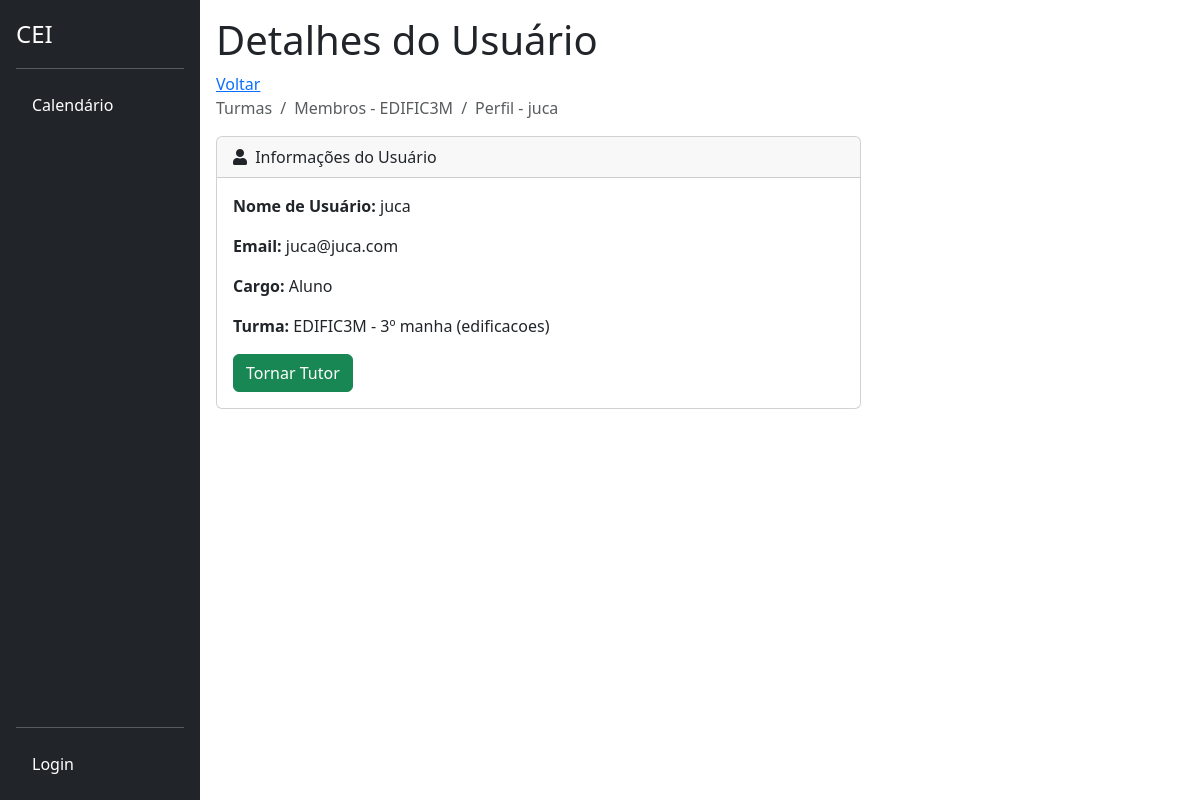
The app's page /user/15/, older data.
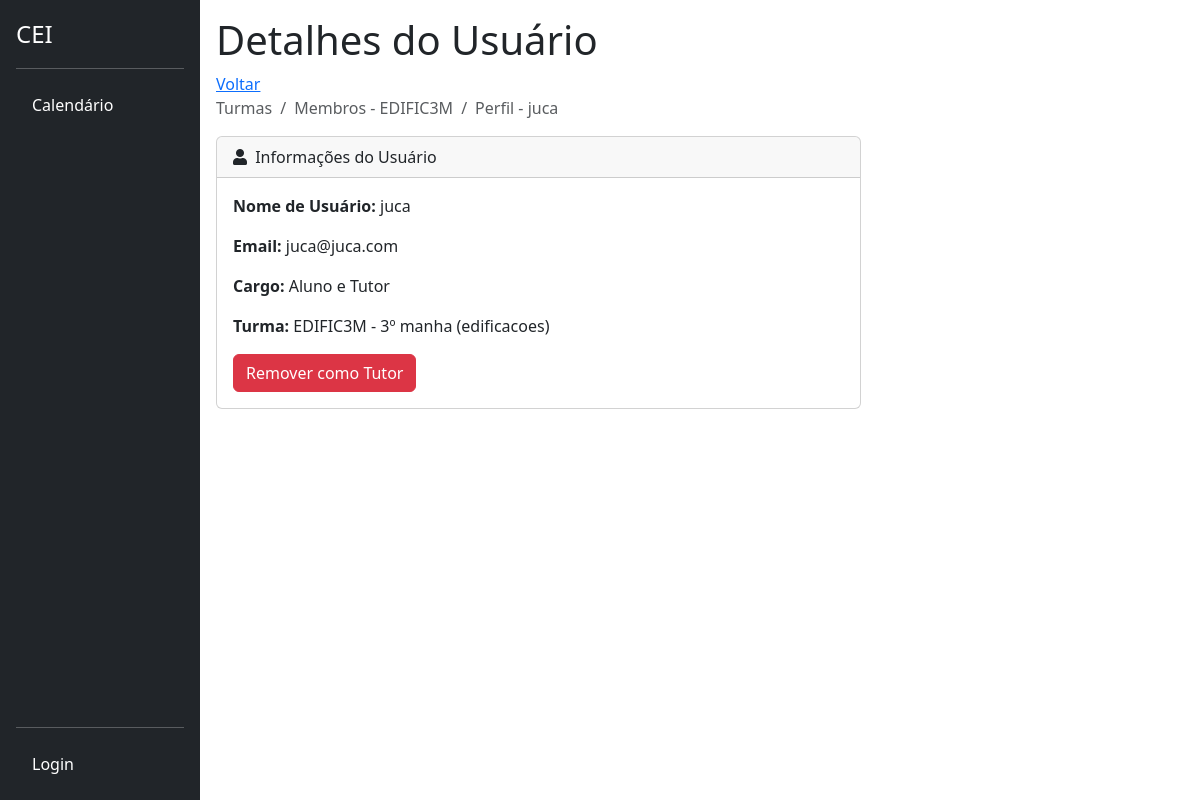
The same page, newer data.
### profiles/models.py (models this page shows)
class CustomUser(AbstractUser):
    id = models.BigAutoField(primary_key=True)
    turma = models.ForeignKey('classes.Turma', on_delete=models.SET_NULL, blank=True, null=True)
    @property
    def cargo(self):
        if self.groups.filter(name="Tutor").exists():
            return "Aluno e Tutor"
        elif self.groups.filter(name="Discente").exists():
            return "Aluno"
        elif self.groups.filter(name="Docente").exists():
            return "Professor"
        return "Indefinido"
    @property
    def perfilturma(self):
        if self.groups.filter(name="Discente").exists():
            return self.turma
        elif self.groups.filter(name="Docente").exists():
            return "Voce é professor :D"
        return "Indefinido"

### classes/models.py (models this page shows, shortened)
class Turma(models.Model):
    TURNO_CHOICES = [
        ('manha', 'Manhã'),
        ('tarde', 'Tarde'),
        ('noite', 'Noite'),
    ]
    CURSO_CHOICES = [
        ('edificacoes', 'Edificações'),
        ('informatica', 'Informática'),
        ('meio_ambiente', 'Meio Ambiente'),
        ('matematica', 'Matemática'),
    ]
    SERIE_CHOICES = [
        ('1', '1º Ano'),
        ('2', '2º Ano'),
        ('3', '3º Ano'),
        ('4', '4º Ano'),
    ]
    nome = models.CharField(max_length=100)
    serie = models.CharField(max_length=1, choices=SERIE_CHOICES)
    turno = models.CharField(max_length=5, choices=TURNO_CHOICES)
    curso = models.CharField(max_length=15, choices=CURSO_CHOICES)
    def __str__(self):
        return f"{self.nome} - {self.serie}º {self.turno} ({self.curso})"

### profiles/views.py (the view, shortened to what this page needs)
# urls.py: path('user/<int:pk>/', UserDetailView.as_view(), name='user_detail'),
class UserDetailView(GroupRequiredMixin, DetailView):
    group_required = u"Docente"
    login_url = reverse_lazy('login')
    model = CustomUser
    template_name = "registration/user_detail.html"
    context_object_name = "user_detail"

### profiles/templates/registration/user_detail.html (shortened to what this page needs)
{% extends 'base.html' %}
{% block content %}
<div class="container-fluid">
    <h1>Detalhes do Usuário</h1>
    <a href="{% url 'turma_members' user_detail.turma.id %}">
        Voltar
    </a>
    <ol class="breadcrumb mb-3">
        <li class="breadcrumb-item active">Turmas</li>
        <li class="breadcrumb-item active">Membros - {{ user_detail.turma.nome }}</li>
        <li class="breadcrumb-item active">Perfil - {{ user_detail.username }}</li>
    </ol>
    <div class="card col-md-8">
        <div class="card-header">
            <i class="fas fa-user me-1"></i> Informações do Usuário
        </div>
        <div class="card-body">
            <p><strong>Nome de Usuário:</strong> {{ user_detail.username }}</p>
            <p><strong>Email:</strong> {{ user_detail.email }}</p>
            <p><strong>Cargo:</strong> {{ user_detail.cargo }}</p>
            <p><strong>Turma:</strong> {{ user_detail.perfilturma }}</p>
            <button type="button" class="btn {% if user_detail.cargo == "Aluno e Tutor" %}btn-danger{% else %}btn-success{% endif %}"
                    data-bs-toggle="modal"
                    data-bs-target="#confirmModal">
                {% if user_detail.cargo == "Aluno e Tutor" %}
                    Remover como Tutor
                {% elif user_detail.cargo == "Aluno" %}
                    Tornar Tutor
                {% endif %}
            </button>
        </div>
    </div>
</div>
{% endblock %}

Row changes from the older to the newer data that the page shows:
changed CustomUser "juca": cargo "Aluno" → "Aluno e Tutor"
Text that changed along with them:
text no longer shown: "Tornar Tutor"
text now shown: "Remover como Tutor"
